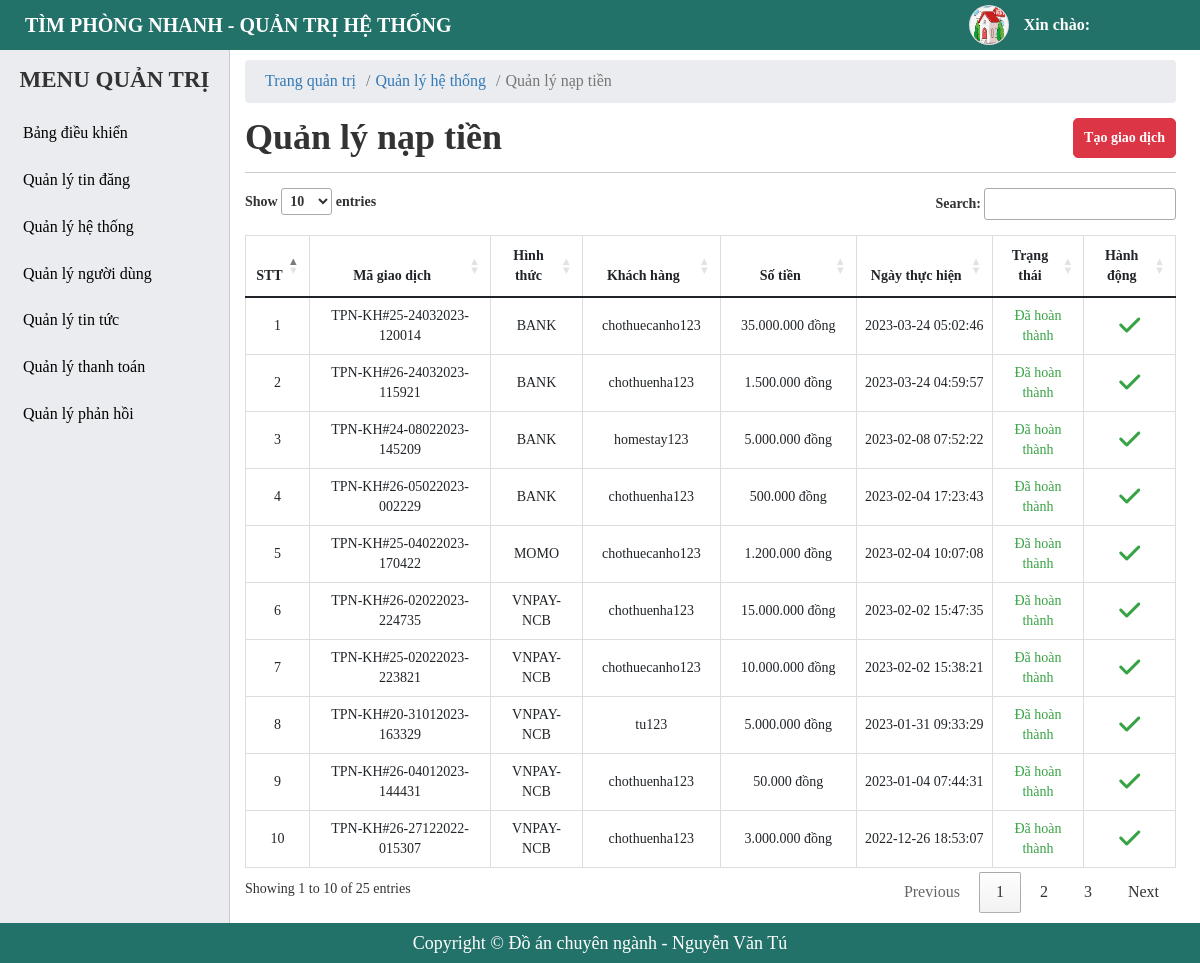
The app's page /admin/deposit-money-manager.php, older data.
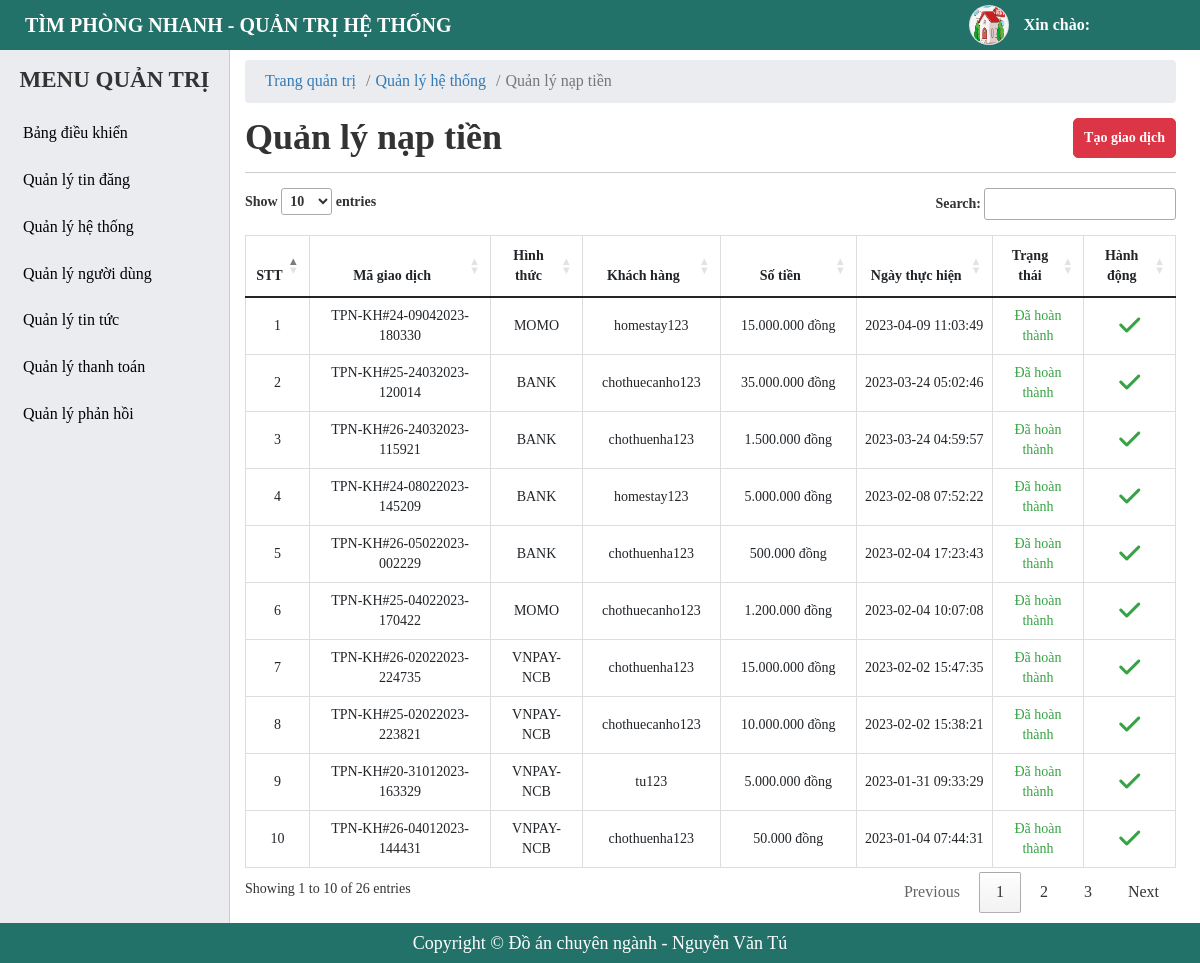
The same page, newer data.
### tables this page shows
CREATE TABLE `tbl_deposit_money` (
  `id` int(20) NOT NULL,
  `pay_code` varchar(255) NOT NULL,
  `pay_price` bigint(20) NOT NULL,
  `payments` varchar(255) NOT NULL,
  `user_id` bigint(20) NOT NULL,
  `status` tinyint(4) NOT NULL DEFAULT 0,
  `created_at` timestamp NOT NULL DEFAULT current_timestamp()
);

CREATE TABLE `tbl_user` (
  `id` bigint(20) NOT NULL,
  `fullname` varchar(255) NOT NULL,
  `username` varchar(255) NOT NULL,
  `password` varchar(255) NOT NULL,
  `email` varchar(255) NOT NULL,
  `phone` varchar(255) NOT NULL,
  `zalo` varchar(255) DEFAULT NULL,
  `address` varchar(255) DEFAULT NULL,
  `facebook` varchar(255) DEFAULT NULL,
  `avatar` varchar(255) DEFAULT NULL COMMENT 'ảnh đại diện',
  `balance` bigint(255) DEFAULT 0 COMMENT 'Số dư',
  `status` tinyint(4) NOT NULL DEFAULT 1 COMMENT 'trạng thái',
  `created_at` timestamp NOT NULL DEFAULT current_timestamp(),
  `created_ad` timestamp NOT NULL DEFAULT current_timestamp()
);

### admin/deposit-money-manager.php (the view, shortened to what this page needs)
<?php
    include './include/connect.php';
    $queryDep = $conn->prepare("SELECT dep.*, us.username FROM tbl_deposit_money dep JOIN tbl_user us ON us.id = dep.user_id ORDER BY dep.status ASC, dep.created_at DESC");
    $queryDep->execute();
    $resultsDep = $queryDep->fetchAll(PDO::FETCH_OBJ);
?>
<!DOCTYPE html>
<html lang="en">
<head>
    <?php include('include/link-css.php');?>
</head>
<body>
    <?php
     include('include/header.php');
    ?>
    <div id="main">
        <?php
        include('include/sidebar.php');
        ?>
        <div id="main-right">
            <nav aria-label="breadcrumb">
                <ol class="breadcrumb">
                    <li class="breadcrumb-item"><a href="#">Trang quản trị</a></li>
                    <li class="breadcrumb-item"><a href="#">Quản lý hệ thống</a></li>
                    <li class="breadcrumb-item active" aria-current="page">Quản lý nạp tiền</li>
                </ol>
            </nav>
            <section class="main-right-title">
                <div class="form-title">
                    <h1>Quản lý nạp tiền</h1>
                </div>
                <div class="account-btn">
                    <button class="btn btn-post btn-add">Tạo giao dịch</button>
                </div>
            </section>
            <div class="main-right-table">
                <table class="table table-bordered table-post-list" id = "table-manage">
                    <thead>
                        <tr>
                            <th style="width: 5%;" >STT</th>
                            <th style="width: 20%;" >Mã giao dịch</th>
                            <th style="width: 10%;" >Hình thức</th>
                            <th style="width: 15%;" >Khách hàng</th>
                            <th style="width: 15%;" >Số tiền</th>
                            <th style="width: 15%;" >Ngày thực hiện</th>
                            <th style="width: 10%;" >Trạng thái</th>
                            <th style="width: 10%;" >Hành động</th>
                        </tr>
                    </thead>
                    <tbody >
                        <?php foreach ($resultsDep as $key => $value) { ?>
                            <tr>
                                <td><?php echo $key+1 ?></td>
                                <td>
                                    <p><?php echo $value -> pay_code ?></p>
                                </td>
                                <td>
                                    <p><?php echo $value ->payments ?></p>
                                </td>
                                <td>
                                    <p><?php echo $value -> username ?></p>
                                </td>
                                <td>
                                <div class="post_price">
                                        <?php
                                            $tien = (int) $value->pay_price;
                                            $bien = number_format($tien,0,",",".");
                                            echo $bien." đồng";
                                        ?>
                                    </div>
                                </td>
                                <td>
                                    <p><?php echo $value -> created_at ?></p>
                                </td>
                                <td>
                                    <?php if( $value -> status == 1){ ?>
                                        <p style = "color: #37a344;" >Đã hoàn thành</p>
                                    <?php }else{ ?>
                                        <p style = "color: red;">Khởi tạo</p>
                                    <?php } ?>
                                </td>
                                <td>
                                    <?php if( $value -> status == 1){ ?>
                                        <p class="btn-setting btn-edit" style = "color: #37a344;"><i class="fa-solid fa-check"></i></p>
                                    <?php } ?>
                                </td>
                            </tr>
                        <?php } ?>
                    </tbody>
                </table>
            </div>
        </div>
    </div>
    <?php include('include/footer.php');?>
</body>
</html>

Row changes from the older to the newer data that the page shows:
no longer on this page (row unchanged): tbl_deposit_money: pay_code "TPN-KH#26-27122022-015307", payments "VNPAY-NCB", user.username "chothuenha123", pay_price "3.000.000", created_at "2022-12-26 18:53:07", status "Đã hoàn thành"
added tbl_deposit_money: pay_code "TPN-KH#24-09042023-180330", payments "MOMO", user.username "homestay123", pay_price "15.000.000", created_at "2023-04-09 11:03:49", status "Đã hoàn thành"
Text that changed along with them:
text written by a page script: "Show entries Search: Showing 1 to 10 of 25 entries Previous 1 2 3 Next" → "Show entries Search: Showing 1 to 10 of 26 entries Previous 1 2 3 Next"
